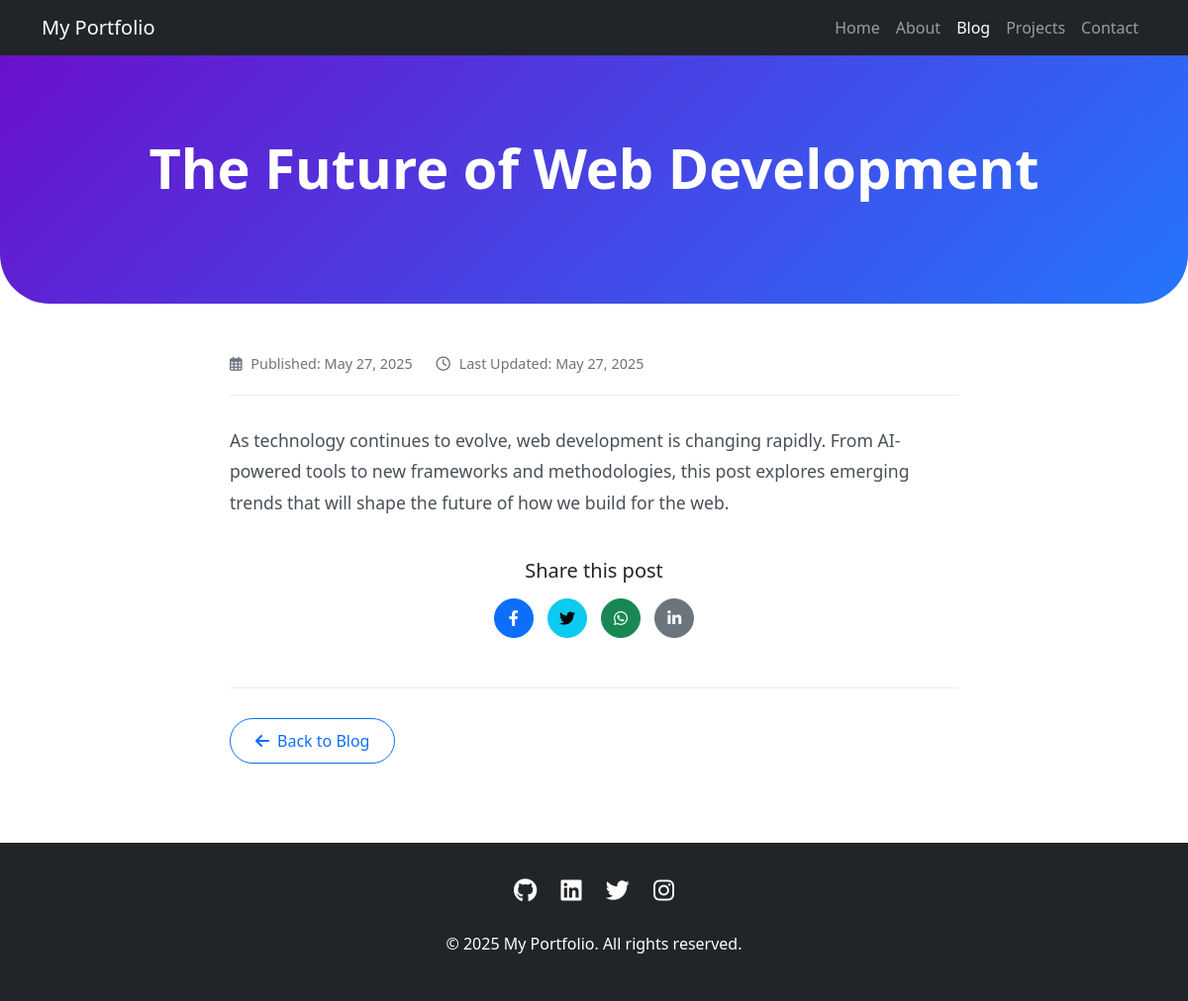
Screenshot of /posts/5/ with the database file from the repository.
### posts/models.py (models this page shows, shortened)
class Posts(models.Model):
    text = models.CharField(max_length=400)
    title = models.CharField(max_length=100, default="Untitled Post")
    created_at = models.DateTimeField(default=timezone.now)
    updated_at = models.DateTimeField(auto_now=True)
    class Meta:
        ordering = ["-created_at"]

### posts/views.py (the view)
# urls.py: path('<int:pk>/', PostDetail.as_view(), name='post_detail'),
class PostDetail(DetailView):
    model = Posts
    template_name = "posts/post_detail.html"
    context_object_name = "postdetail"

### templates/posts/post_detail.html (shortened to what this page needs)
{% load static %}
<!DOCTYPE html>
<html lang="en">
<head>
    <link href="https://cdn.jsdelivr.net/npm/bootstrap@5.3.0/dist/css/bootstrap.min.css" rel="stylesheet">
    <link rel="stylesheet" href="https://cdnjs.cloudflare.com/ajax/libs/font-awesome/6.4.0/css/all.min.css">
</head>
<body>
    <nav class="navbar navbar-expand-lg navbar-dark bg-dark">
        <div class="container">
            <a class="navbar-brand" href="{% url 'home' %}">My Portfolio</a>
            <div class="collapse navbar-collapse" id="navbarNav">
                <ul class="navbar-nav ms-auto">
                    <li class="nav-item">
                        <a class="nav-link" href="{% url 'home' %}">Home</a>
                    </li>
                    <li class="nav-item">
                        <a class="nav-link" href="{% url 'about' %}">About</a>
                    </li>
                    <li class="nav-item">
                        <a class="nav-link active" href="{% url 'post_list' %}">Blog</a>
                    </li>
                    <li class="nav-item">
                        <a class="nav-link" href="#">Projects</a>
                    </li>
                    <li class="nav-item">
                        <a class="nav-link" href="#">Contact</a>
                    </li>
                </ul>
            </div>
        </div>
    </nav>
    <header class="post-header">
        <div class="container text-center">
            <h1 class="display-4 fw-bold mb-4">{{ postdetail.title }}</h1>
        </div>
    </header>
    <section class="container">
        <div class="row justify-content-center">
            <div class="col-lg-8">
                <div class="post-meta">
                    <span><i class="far fa-calendar-alt"></i> Published: {{ postdetail.created_at|date:"F j, Y" }}</span>
                    <span><i class="far fa-clock"></i> Last Updated: {{ postdetail.updated_at|date:"F j, Y" }}</span>
                </div>
                <div class="post-content">
                    <p>{{ postdetail.text }}</p>
                </div>
                <div class="share-buttons text-center">
                    <h5 class="mb-3">Share this post</h5>
                    <a href="#" class="btn btn-primary"><i class="fab fa-facebook-f"></i></a>
                    <a href="#" class="btn btn-info"><i class="fab fa-twitter"></i></a>
                    <a href="#" class="btn btn-success"><i class="fab fa-whatsapp"></i></a>
                    <a href="#" class="btn btn-secondary"><i class="fab fa-linkedin-in"></i></a>
                </div>
                <div class="post-navigation d-flex justify-content-between">
                    <a href="{% url 'post_list' %}" class="btn btn-outline-primary">
                        <i class="fas fa-arrow-left me-2"></i>Back to Blog
                    </a>
                </div>
            </div>
        </div>
    </section>
    <footer class="footer">
        <div class="container text-center">
            <div class="mb-4">
                <a href="#" class="social-icon"><i class="fab fa-github"></i></a>
                <a href="#" class="social-icon"><i class="fab fa-linkedin"></i></a>
                <a href="#" class="social-icon"><i class="fab fa-twitter"></i></a>
                <a href="#" class="social-icon"><i class="fab fa-instagram"></i></a>
            </div>
            <p>&copy; 2025 My Portfolio. All rights reserved.</p>
        </div>
    </footer>
</body>
</html>

### templates/posts/post_detail.html (style rules this page uses)
.post-header { background: linear-gradient(135deg, #6a11cb 0%, #2575fc 100%); color: white; padding: 80px 0; border-radius: 0 0 50px 50px; margin-bottom: 50px; }
.post-content { font-size: 1.1rem; line-height: 1.8; color: #495057; }
.post-meta { color: #6c757d; font-size: 0.9rem; margin-bottom: 30px; padding-bottom: 20px; border-bottom: 1px solid #e9ecef; }
.post-meta i { margin-right: 5px; }
.post-meta span { margin-right: 20px; }
.post-navigation { margin-top: 50px; padding-top: 30px; border-top: 1px solid #e9ecef; }
.post-navigation .btn { border-radius: 50px; padding: 10px 25px; }
.footer { background-color: #212529; color: white; padding: 30px 0; margin-top: 80px; }
.social-icon { font-size: 1.5rem; margin: 0 10px; color: white; transition: color 0.3s ease; }
.share-buttons { margin-top: 40px; }
.share-buttons .btn { border-radius: 50px; margin: 0 5px; width: 40px; height: 40px; display: inline-flex; align-items: center; justify-content: center; }

### rows the page displays
Posts: title "The Future of Web Development", created_at "May 27, 2025", updated_at "May 27, 2025", text "As technology continues to evolve, web development is changing rapidly. From AI-powered tools to new frameworks and methodologies, this post explores emerging trends that will shape the future of how we build for the web."
